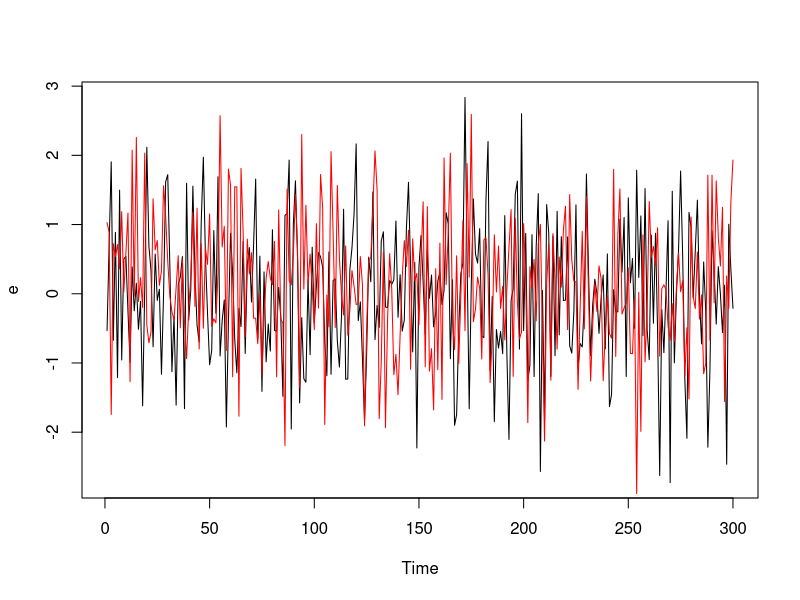
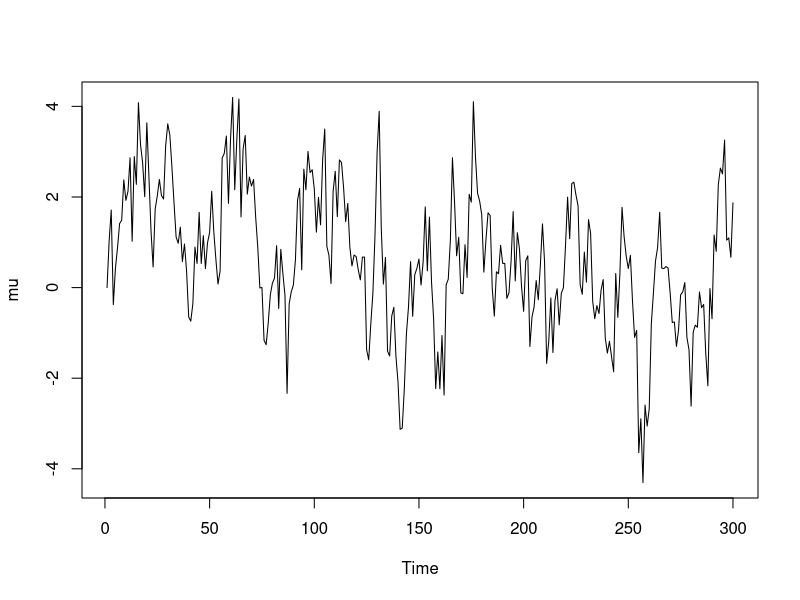
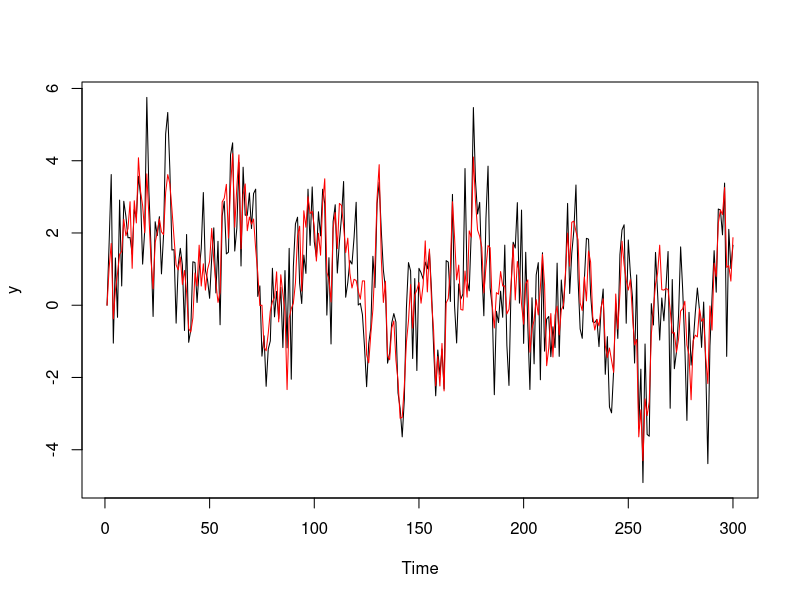
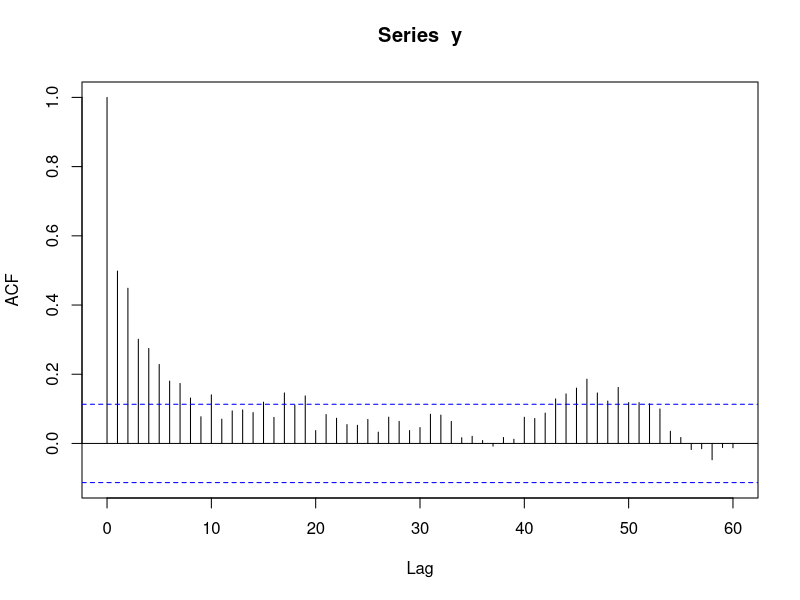
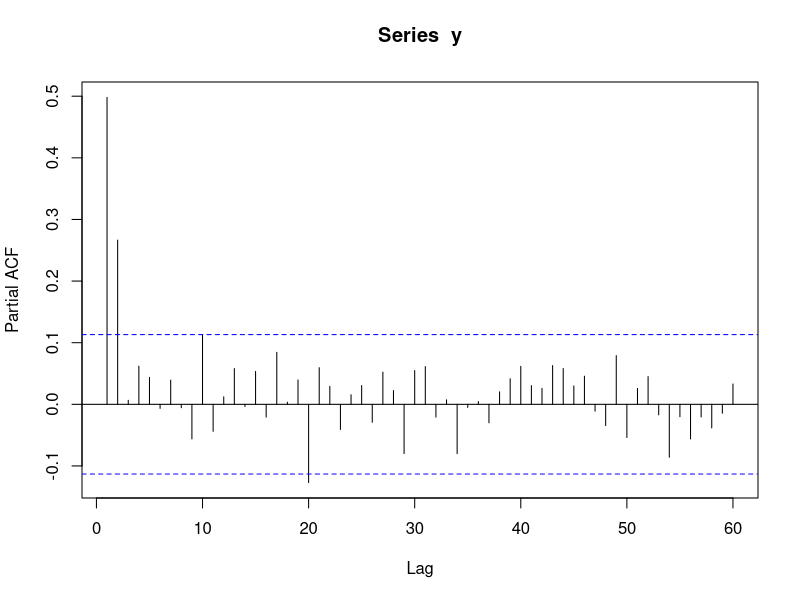
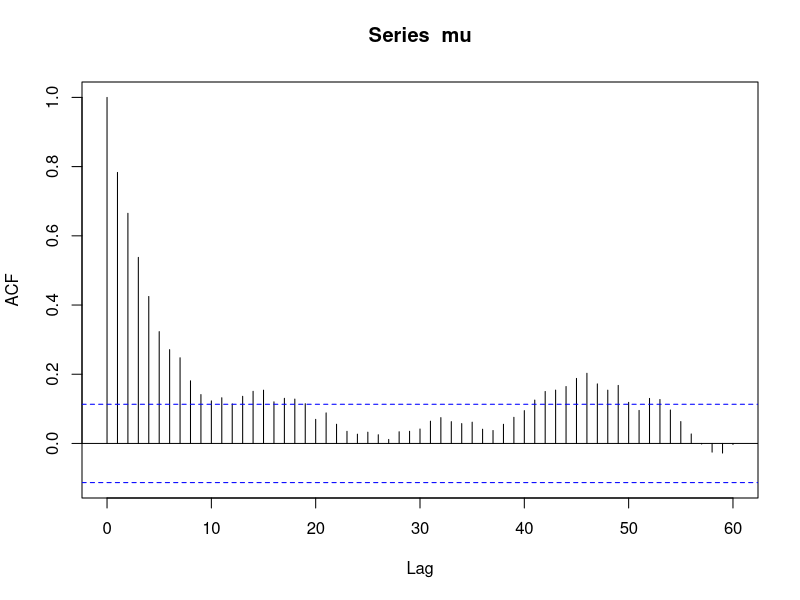
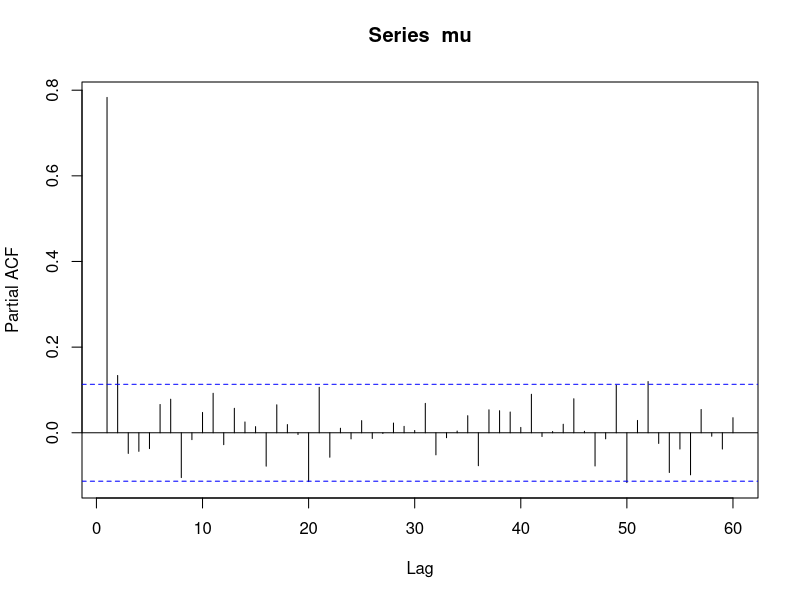
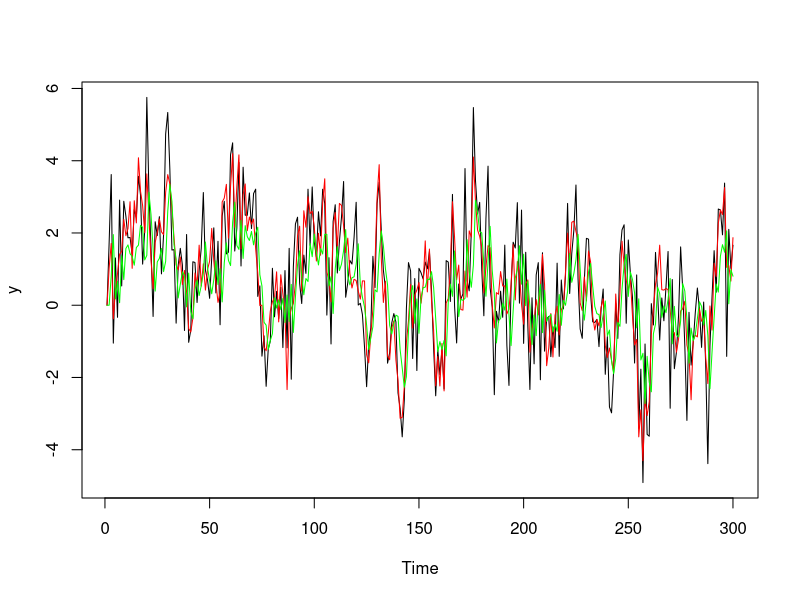

Reproduce these figures in R, in order.
################################################################################
# AR(1) signal plus noise model with Gaussian and Student-t measurement noise
################################################################################

# write detailed comments each line of the following code and improve it whenever you
# you feel able to do that 

n = 300

sigma_eta = 1 #initialize the variance
eta = sigma_eta * rnorm(n) #simulate the eta noise


sigma_e = 1 #initalize the variance
e = sigma_e * rnorm(n) #simulate the epsilin noise



q = sigma_eta^2/sigma_e^2 #signal-to-noise ratio


#if we want to use a t-student distribution for the noise part
#  nu = 3   degree of freedom
#  e = sqrt((nu-2)/nu) * sigma_e * rt(n,nu)    standardization of e
#  ts.plot(e)


ts.plot(e)
lines(eta, col = "red")


#set the initial parameters
phi <- 0.8 
mu = 0
mu[1] <- 0   
y = 0 

#iterate the AR(1) signal plus noise model
for(t in 1:(n-1)){
  mu[t+1] = phi * mu[t] + eta[t]
  y[t+1] =  mu[t+1] + e[t+1]
}
ts.plot(mu)

# y = mu + e

ts.plot(y)
lines(mu,col="red")


acf(y, lag.max = 60, drop.lag.0 = FALSE)
pacf(y, lag.max = 60)
acf(mu, lag.max = 60, drop.lag.0 = FALSE)
pacf(mu, lag.max = 60)


################################################################################
# KALMAN filter recursions (see Durbin and Koopman, 2001) 
################################################################################

#' initialize the parameters of the kalman filter
mu_pred <- 0   #prediction of the mean
P <- 0         #variance
v <-0          #error measurament betwwen the observed value and the predicted
K <- 0         #kalman gain
F <- 0         #
llk<-0         #likelihood


mu_pred[1] = 0  #initialize the mu_pred parameter
P[1] = (sigma_eta^2)/(1-phi^2)  #autocovariance at the first lag
llk[1]=0   #initialize the likelihood


for(t in 1:(n-1)){
  v[t] = y[t] - mu_pred[t]; 
  F[t] = P[t] + sigma_e^2;
  K[t] = (phi * P[t])/F[t]
  P[t+1] = phi^2 * P[t] + sigma_eta^2 - K[t]*F[t]*K[t]
  mu_pred[t+1] = phi * mu_pred[t] + K[t]*v[t]
  llk[t] = - 0.5 * log(F[t] + (v[t]^2/F[t]))
}

llk = sum(llk)

ts.plot(y)
lines(mu, col = 'red')
lines(mu_pred, col = 'green')

